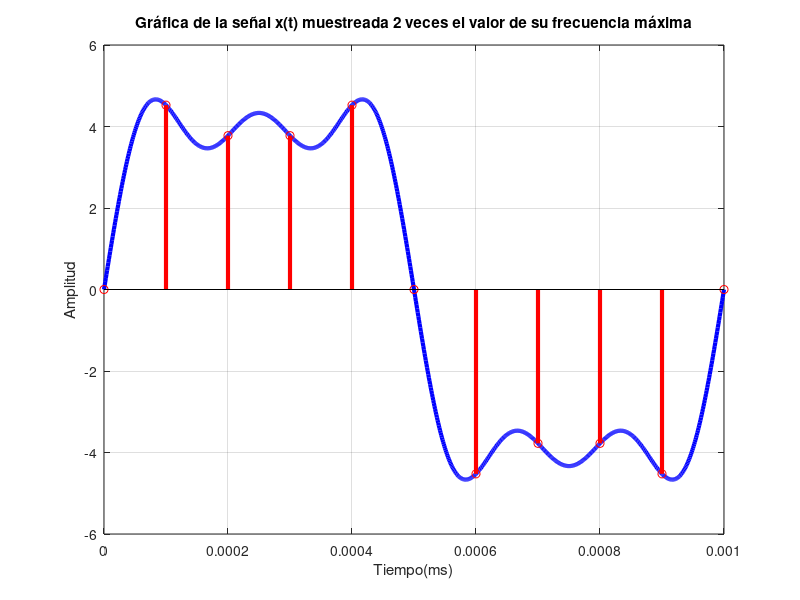
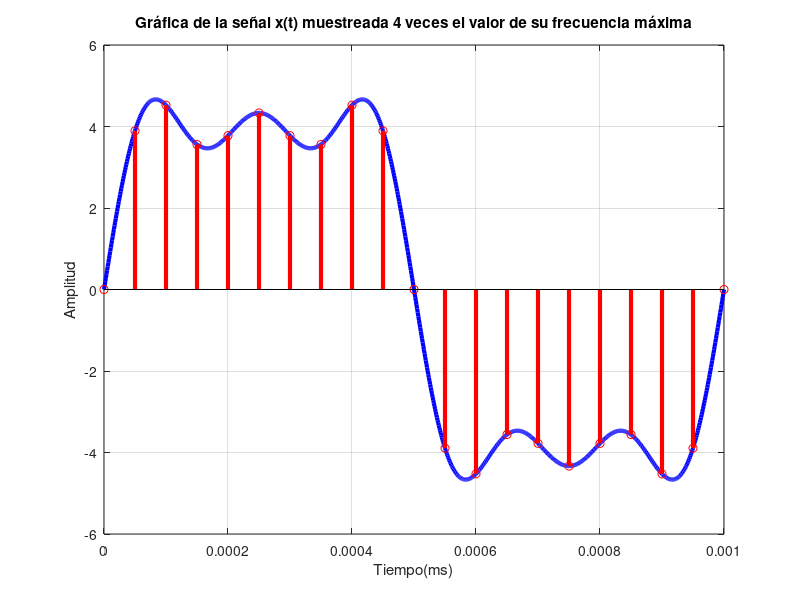
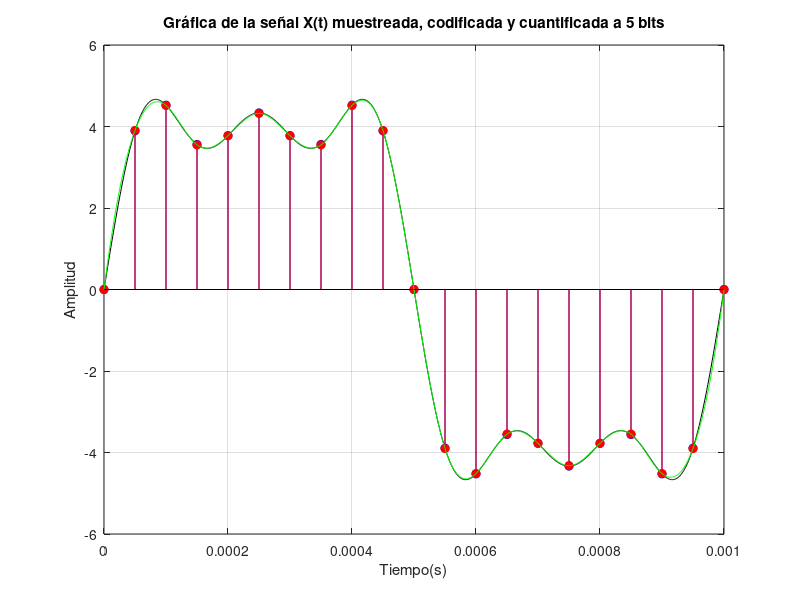

Source code (MATLAB) for these figures, in order:
  clc
    clear 
    
    %ítem A. Graficar la señal entre 0 y 1ms
    f0=1000;
    fmax=5000;
    t=0:1e-6:1e-3;
    A=5;
    X=A*(sin(f0*2*pi*t) +((1/3)*sin(3*f0*2*pi*t)) +((1/5)*sin(5*f0*2*pi*t)));
    
    figure(1)
     plot(t,X,'b','LineWidth',3)
    grid on
    
    ylabel('Amplitud')
    xlabel('Tiempo(ms)')
    title('Gráfica de la señal x(t) entre 0 y 1 ms')
    hold on
    %ítem B. Muestrear la señal a 2 veces el valor de su frecuencia máxima
    fs=2*fmax;
    n=fs;
    Ts=0:1/fs:1e-3;
    Xn=A*(sin(f0*2*pi*Ts) +((1/3) *sin(3*f0*2*pi*Ts)) +((1/5)*sin(5*f0*2*pi*Ts)));
    
     stem(Ts,Xn,'r','LineWidth',3)
    grid on
    
    ylabel('Amplitud')
    xlabel('Tiempo(ms)')
    title('Gráfica de la señal x(t) muestreada 2 veces el valor de su frecuencia máxima')
    hold off
    %ítem C. Muestrear la señal a 4 veces el valor de su frecuencia máxima
    fs=4*fmax;
    n=fs;
    Ts=0:1/fs:1e-3;
    Xn=A*(sin(f0*2*pi*Ts) +((1/3) *sin(3*f0*2*pi*Ts)) +((1/5)*sin(5*f0*2*pi*Ts)));
    
    figure(2)
     plot(t,X,'b','LineWidth',3)
    grid on
    ylabel('Amplitud')
    xlabel('Tiempo(ms)')
    title('Gráfica de la señal x(t) entre 0 y 1 ms')
    hold on
     stem(Ts,Xn,'r','LineWidth',3)
    grid on
    ylabel('Amplitud')
    xlabel('Tiempo(ms)')
    title('Gráfica de la señal x(t) muestreada 4 veces el valor de su frecuencia máxima')
    hold off
    
    %%ítem D. Cuantificar la señal usando 5 bits.
    bits =5;
    xq=round(Xn*((2^(bits))-1))/((2^(bits))-1);
    xr=spline(Ts,(xq),t);
    error=abs(Xn-xq);
    error_max=max(error);
    figure(3)
    plot(t,X,'k');
    hold on
    stem(Ts,Xn,"filled",'bo')
    stem(Ts,xq,"filled",'ro')
    plot(t,xr,'g')
    ylabel('Amplitud')
    xlabel('Tiempo(s)')
    title('Gráfica de la señal X(t) muestreada, codificada y cuantificada a 5 bits')
    hold off
    grid on